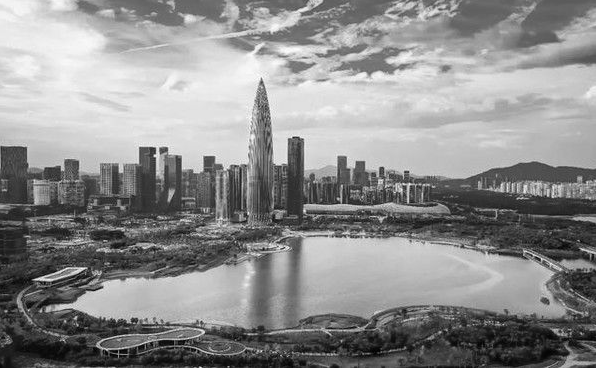
#> input picture opencv_project_practice/Lab2/data/shenzhen_gray.bmp, 596 x 368 px
$ python ex4.py
#> lines starting #> are read from the running program, lines starting #| are printed output that depends on the picture
import cv2
import numpy as np
import matplotlib.pyplot as plt

def read_image(path: str):
#> called with path = 'data/shenzhen_gray.bmp'
    return cv2.imread(path)
#> returned value is the input picture: shape (368, 596, 3); min 1, max 253, mean 141.2


def equalize_image(src: cv2.UMat):
    gray_img = cv2.cvtColor(src, cv2.COLOR_BGR2GRAY)
    gray_img = cv2.equalizeHist(gray_img)
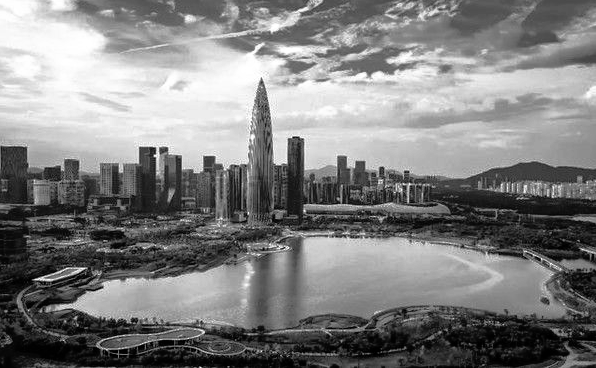
#> gray_img: shape (368, 596); min 0, max 255, mean 128.2
    return gray_img


def histogram_norm(image, ref):
    out = np.zeros_like(image)
    hist_img, _ = np.histogram(image.flatten(), 256, [0, 256])
#> hist_img = 256 values, max 1882 at index 226, min 0 at index 0, mean 856.8
    hist_ref, _ = np.histogram(ref.flatten(), 256, [0, 256])
#> hist_ref = 256 values, max 1882 at index 237, min 0 at index 24, mean 856.8
    cdf_img = np.cumsum(hist_img)
#> cdf_img = 256 values from 0 to 219328
    cdf_img = cdf_img / cdf_img[-1]  # 归一化
#> cdf_img = 256 values from 0 to 1
    cdf_ref = np.cumsum(hist_ref)
#> cdf_ref = 256 values from 333 to 219328
    cdf_ref = cdf_ref / cdf_ref[-1]  # 归一化
#> cdf_ref = 256 values from 0.00152 to 1

    lut = np.interp(cdf_img, cdf_ref, np.arange(256))
#> lut = 256 values from 0 to 255
    out = lut[image]

    return out.astype(np.uint8)
#> returned value: shape (368, 596)


def equalize_image_with_style_transfer(src: np.ndarray, ref: np.ndarray):
    gray_img = cv2.cvtColor(src, cv2.COLOR_BGR2GRAY)
    gray_img = histogram_norm(gray_img, ref)
    return gray_img


if __name__ == '__main__':
    img = read_image('data/shenzhen_gray.bmp')
    img_equalized = equalize_image(img)
    img_equalized_with_style_transfer = equalize_image_with_style_transfer(img, img_equalized)

    cv2.imshow('img', img)
    cv2.imshow('img_equalized', img_equalized)
    cv2.imshow('img_equalized_with_style_transfer', img_equalized_with_style_transfer)
    # show three images
    plt.subplot(3, 1, 1)
    plt.tight_layout(pad=3)
    plt.title('Before equalization')
    plt.hist(img.ravel(), 256, [0, 256])
    plt.subplot(3, 1, 2)
    plt.title('After equalization')
    plt.hist(img_equalized.ravel(), 256, [0, 256])
    plt.subplot(3, 1, 3)
    plt.title('After equalization with style transfer')
    plt.hist(img_equalized_with_style_transfer.ravel(), 256, [0, 256])
    plt.show()
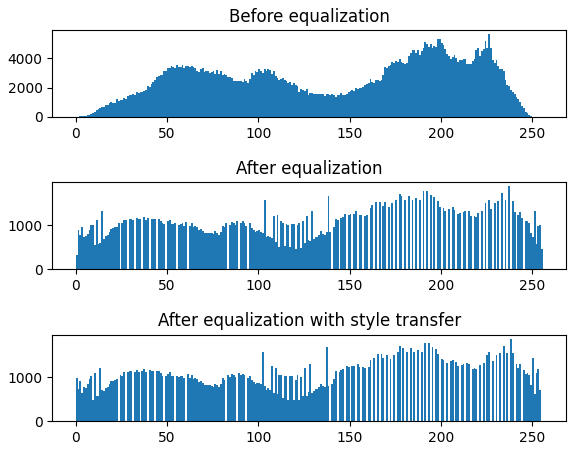
#> figure drawn by matplotlib, 3 panels; panel 1: tallest bar 5646 high, from x = 226 to 227; panel 2: tallest bar 1882 high, from x = 237 to 238; panel 3: tallest bar 1882 high, from x = 238 to 239

    cv2.waitKey(0)
    cv2.destroyAllWindows()
